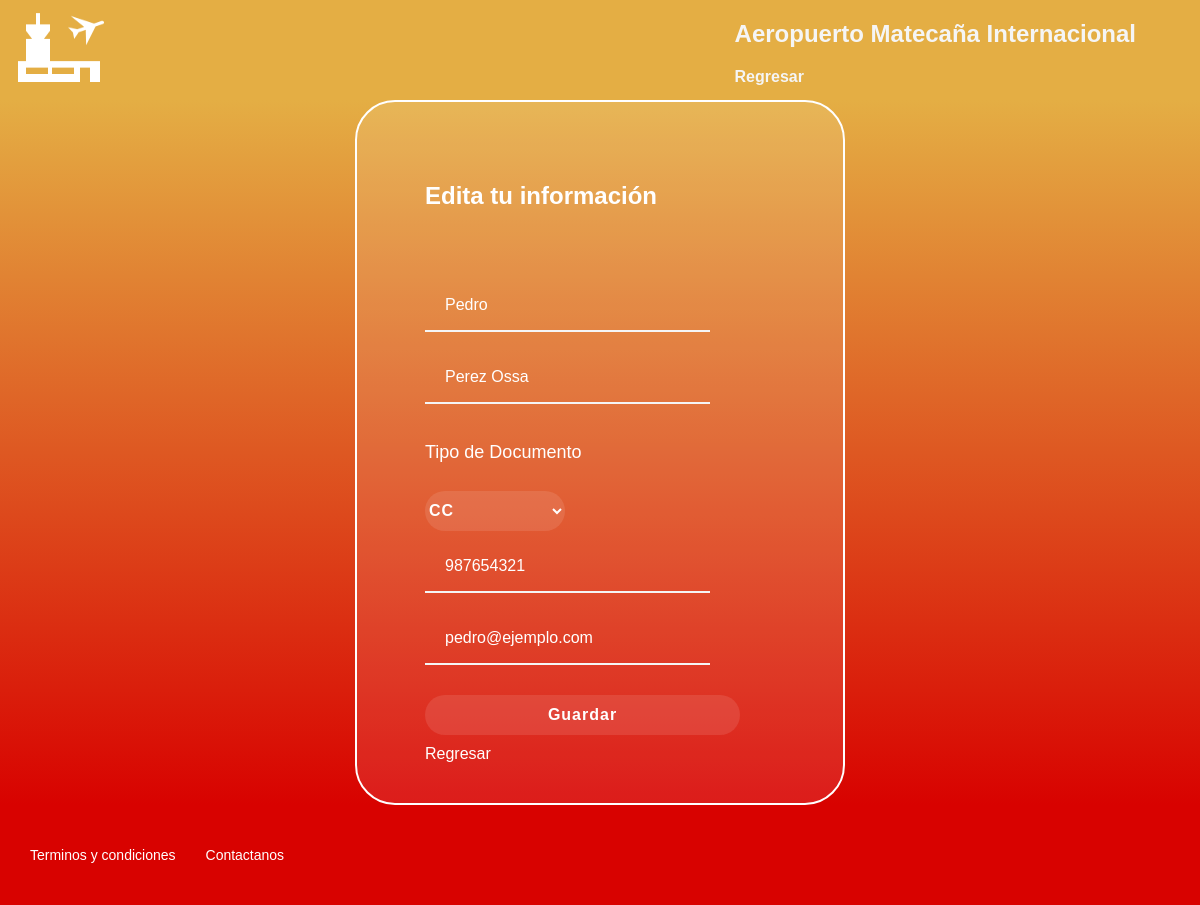
The page /editarusuario/ (signed in) on the database its author committed.
### tables this page shows
CREATE TABLE usuarios (codigo INTEGER NOT NULL PRIMARY KEY AUTOINCREMENT, nombre VARCHAR (100) NOT NULL, apellidos VARCHAR (100) NOT NULL, tipodocumento VARCHAR (10) NOT NULL, documento VARCHAR (100) NOT NULL, email VARCHAR (50) NOT NULL, contraseña VARCHAR (100) NOT NULL, perfil VARCHAR (1) NOT NULL DEFAULT U);

### app.py (the view, shortened to what this page needs)
@app.route('/editarusuario/')
@app.route('/editarusuario/',methods=['GET', 'POST'])
@app.route('/editarusuario/<string:met>/',methods=['GET', 'POST'])
def editUser(met=None):
    if session['perfil']=='U' or session['perfil']=='P':
        if request.method == 'GET':
            cod=session['codigo'] #capturo el codigo del usuario logeado
            try:
                if cod==None:
                    msg = 'ERROR: Se Debe suministrar un usuario'
                else:
                    sql = f"SELECT nombre, apellidos, documento, email FROM usuarios WHERE codigo='{cod}'"
                    dat = cargardatos(sql)
                    if len(dat)==0:
                        msg ='ERROR:: Usuario no valido'
                    else:
                        msg = 'Ok'
            except Exception:
                msg = 'ERROR: Por favor intente luego'
                print(Exception)
            if msg == 'Ok':
                return render_template('editarEliminarUsuario.html',nombre = dat[0][0], apellido = dat[0][1], cedula = dat[0][2], correo = dat[0][3])
            else:
                return render_template('editarEliminarUsuario.html',error = msg)
    else:
        return render_template('error.html',mensaje='Acceso no permitido')

### bd.py (called while the page is built)
def cargardatos(sql) ->list:
    try:
        with sqlite3.connect(URL_DB) as conec:
            cur = conec.cursor()
            res = cur.execute(sql).fetchall()
    except Exception:
        res = None
    return res

### templates/editarEliminarUsuario.html (shortened to what this page needs)
<!DOCTYPE html>
<html lang="en">
<head>
    <link rel="stylesheet" href='{{ url_for("static", filename="css/style.css") }}'>
</head>
<body>
    <header class="header">
        <img class="header__img" src='{{ url_for("static", filename="media/icons8-aeropuerto-100.png") }}' alt="Logo" />
        <div>
            <h2 class="header__title"><a href="/home/">Aeropuerto Matecaña Internacional</a> </h2>
            <a href="/menu/">Regresar</a>
        </div>
    </header>
    <section class="login">
        <section class="login__container">
                <h2>Edita tu información</h2>
                <h2 class="errmsg">{{error}}</h2>
                <form action="/editarusuario/" method="post">
                    <input class="input" type="text" name="nombre" value="{{nombre}}" required/>
                    <input class="input" type="text" name="apellido" value="{{apellido}}" required/>
                    <p>Tipo de Documento</p>
                    <select class="select" name="tipo">
                        <option>CC</option>
                        </select>
                    <input class="input" type="text" name='documento' value="{{cedula}}" required/>
                    <input class="input" type="email" name='email' value="{{correo}}" required/>
                    <input class="button" type="submit" value="Guardar">
                </form>
                <a href="/login/">Regresar</a>
            </section>
    </section>
    <footer class="footer">
    <a href="/terminos">Terminos y condiciones </a>
    <a href="/contactanos">Contactanos</a>
    </footer>
</body>
</html>

### static/css/style.css (style rules this page uses)
body { margin: 0; padding: 0; font-family: 'Mulish', sans-serif; }
.header { width: 100%; height: 90px; background-color:#e4ae44; display: flex; justify-content: space-between; padding-bottom: 10px; }
.header__img { width: 100px; margin-top: 10px; margin-left: 10px; }
.header__title { color: whitesmoke; padding-right: 2rem; font-family: 'Mulish', sans-serif; font-weight: bold; }
.header a { color: whitesmoke; padding-right: 2rem; font-family: 'Mulish', sans-serif; font-weight: bold; text-decoration: none; }
.header__title a { color: whitesmoke; padding-right: 2rem; font-family: 'Mulish', sans-serif; font-weight: bold; text-decoration: none; }
.input { background-color: transparent; border-top: 0px; border-right: 0px; border-left: 0px; border-bottom: 2px solid whitesmoke; font-family: 'Mulish', sans-serif; font-size: 16px; margin-bottom: 20px; padding: 0px 20px; color: white; outline: none; height: 50px; width: 70%; }
::placeholder { color:white }
.select { background-color: rgba(255, 255, 255, 0.1); border: none; border-radius: 25px; color: white; cursor: pointer; font-size: 16px; font-weight: bold; font-family: 'Mulish', sans-serif; letter-spacing: 1px; width: 40%; height: 40px; margin: 10px 0px; }
.select option { background-color:rgba(255, 255, 255, 0.1); color:black; cursor: pointer; font-size: 16px; font-weight: bold; font-family: 'Mulish', sans-serif; letter-spacing: 1px; }
.login { background: linear-gradient(#e4ae44,#d80200); display: flex; align-items: center; justify-content: center; flex-direction: column; padding: 0px 30px; min-height: calc(100vh - 200px); }
.login p { color: white; font-size: 18PX; }
.login__container { background-color:rgba(255, 255, 255, 0.1); border: 2Px solid white; border-radius: 40px; color: white; padding: 60px 68px 40px; min-height: 500px; width: 350px; display: flex; justify-content: space-around; flex-direction: column; }
.login__container a { color: white; text-decoration: none; }
.button { background-color: rgba(255, 255, 255, 0.1); border: none; border-radius: 25px; color: white; cursor: pointer; font-size: 16px; font-weight: bold; font-family: 'Mulish', sans-serif; letter-spacing: 1px; width: 90%; height: 40px; margin: 10px 0px; }
.errmsg { color: black; padding: 5px; transition: 0.5s ease; }
.footer { display: flex; align-items: center; height: 100px; width: 100%; background-color: #d80200; }
.footer a { color: white; font-size: 14px; cursor: pointer; padding-left: 30px; text-decoration: none; }

### rows shown on the page
usuarios: nombre "Pedro", apellido "Perez Ossa", documento "987654321", email "pedro@ejemplo.com"
